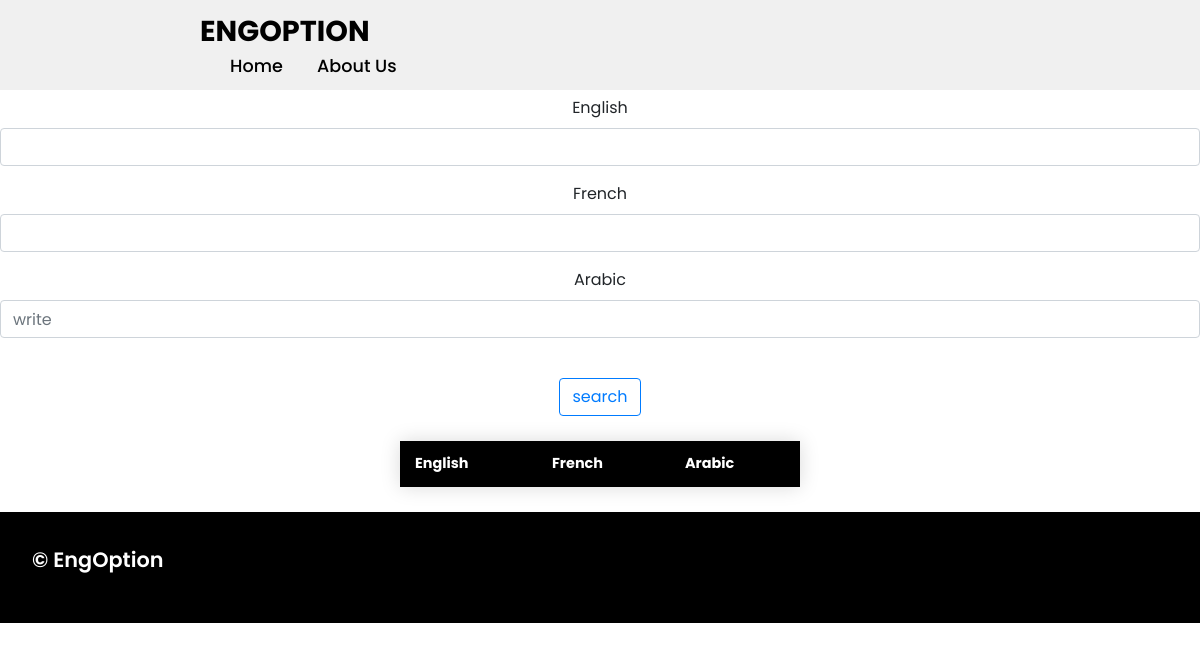
The app's page /svt/immunology/, older data.
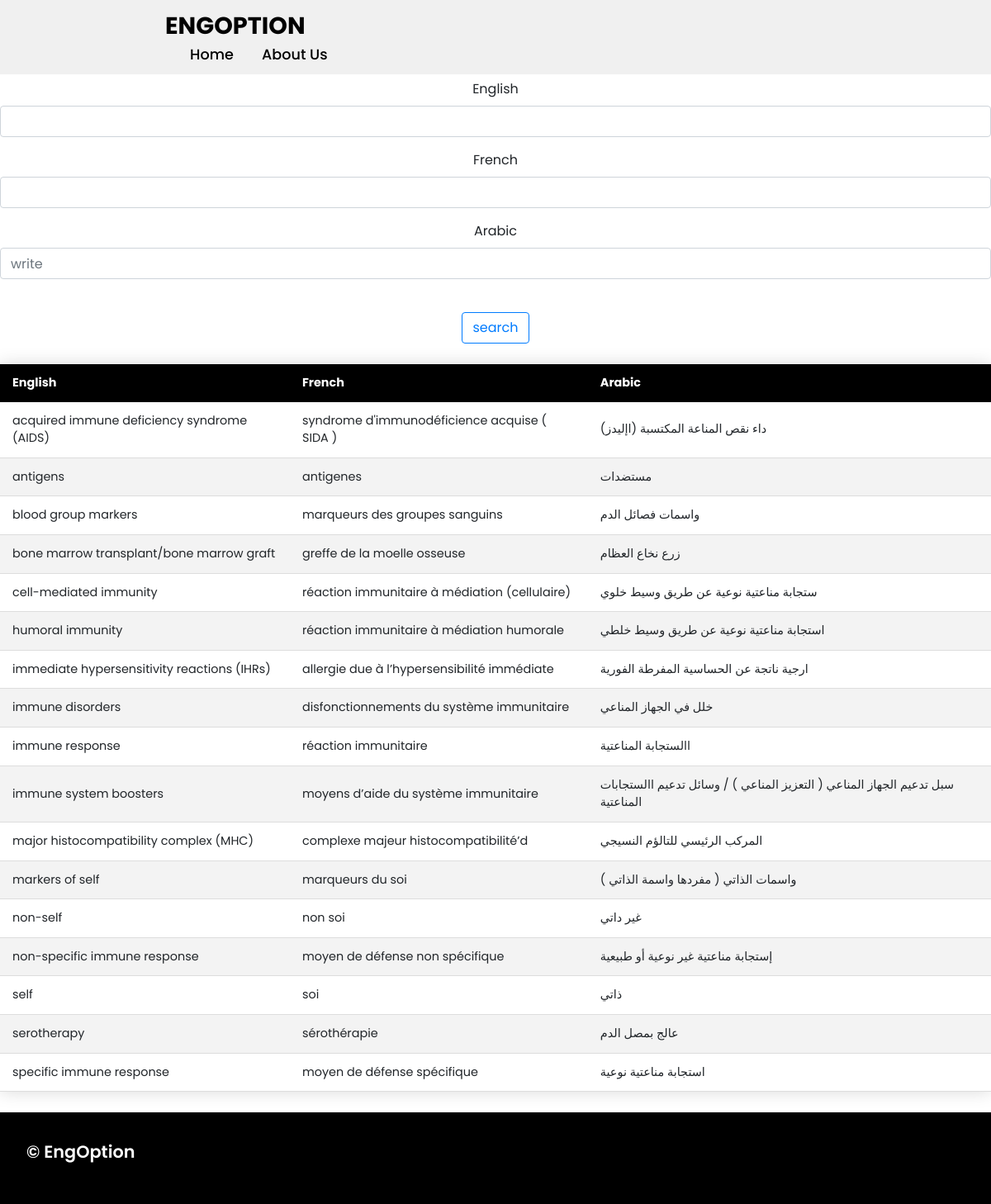
The same page, newer data.
### app/models.py (models this page shows, shortened)
class SVTWord(models.Model):
    fields = [
        ('General','General'),
        ('Ecology','Ecology'),
        ('Reproduction in plants','Reproduction in plants'),
        ('Geology','Geology'),
        ('Genetics','Genetics'),
        ('Organic matter','Organic matter'),
        ('Nerves: Neurons and hormones','Nerves: Neurons and hormones'),
        ('Reproduction in humans ','Reproduction in humans '),
        ('Immunology','Immunology'),
    ]
    english = models.CharField(max_length=100)
    french = models.CharField(max_length=100)
    arabic = models.CharField(max_length=100)
    field = models.CharField(max_length=100,null=True,blank=True,choices=fields)

### app/views.py (the view)
# urls.py: path('svt/immunology/',svt_immunity,name="immunity"),
def svt_immunity(request):
    immunity_words = SVTWord.objects.all().filter(field='Immunology')
    filter = OrderFilter(request.GET,queryset=immunity_words)
    immunity_words = filter.qs
    context = {
        'svt_immunity_words':immunity_words,
        'filter':filter,
    }
    return render(request,'svt/svt_immunity.html',context)

### app/templates/svt/svt_immunity.html (shortened to what this page needs)
{% extends 'base.html' %}
{% load static %}
{% block body %}
<br>
<br>
<br>
<br>
<center>
    {% include 'search.html' %}
<table style="overflow-x:auto;" class="styled-table">
    <thead>
        <tr>
            <th>English</th>
            <th>French</th>
            <th>Arabic</th>
        </tr>
    </thead>
    <tbody>
        {% for word in svt_immunity_words %}
        <tr>
            <td>{{word.english}}</td>
            <td>{{word.french}}</td>
            <td>{{word.arabic}}</td>
        </tr>
        {% endfor %}
    </tbody>
</table>
</center>
{% endblock %}

### app/templates/base.html (shortened to what this page needs)
{% load static %}
<!DOCTYPE html>
<html lang="en">
<head>
    <link rel="stylesheet" href="{% static 'css/style.css' %}">
</head>
<body>
    <header>
        <a href="{% url 'home' %}" class="logo">EngOption</a>
        <nav class="navigation">
            <a href="{% url 'home' %}">Home</a>
            <a href="#projects">About Us</a>
        </nav>
    </header>
{% block body %}
{% endblock %}
    <footer class="footer">
        <p style="color: white ;" class="footer-title">© EngOption</p>
    </footer>
</body>
</html>

### app/templates/search.html (shortened to what this page needs)
{% load crispy_forms_tags %}
<link rel="stylesheet" href="https://cdn.jsdelivr.net/npm/bootstrap@4.3.1/dist/css/bootstrap.min.css">
<link rel="stylesheet" href="https://maxcdn.bootstrapcdn.com/bootstrap/4.0.0/css/bootstrap.min.css">
<form method="get">
        {{filter.form|crispy}}
        <br>
        <button type="submit" class="btn btn-outline-primary">search</button>
</form>

### static/css/style.css (style rules this page uses)
* { font-family: 'Poppins', sans-serif; margin: 0; padding: 0; box-sizing: border-box; scroll-behavior: smooth; }
header { background-color: #f0f0f0; width: 100%; position: fixed; z-index: 999; display: flex; justify-content: space-between; align-items: center; padding: 10px 200px ; }
.logo { text-decoration: none; color: black; text-transform: uppercase; font-weight: 700; font-size: 1.8em; }
.navigation a { color: black; text-decoration: none; font-size: 1.1em; font-weight: 500; padding-left: 30px; }
.footer { background-color: black; padding: 2em; display: flex; justify-content: space-between; }
.footer-title { font-size: 1.3em; font-weight: 600; }

### app/templates/svt/svt_immunity.html (style rules this page uses)
.styled-table { border-collapse: collapse; margin: 25px 0; font-size: 0.9em; font-family: sans-serif; min-width: 400px; box-shadow: 0 0 20px rgba(0, 0, 0, 0.15); }
.styled-table thead tr { background-color: black; color: #ffffff; text-align: left; }
.styled-table th, .styled-table td { padding: 12px 15px; }
.styled-table tbody tr { border-bottom: 1px solid #dddddd; }
.styled-table tbody tr:nth-of-type(even) { background-color: #f3f3f3; }

Row changes from the older to the newer data that the page shows:
added SVTWord: english "acquired immune deficiency syndrome (AIDS)", french "syndrome d'immunodéficience acquise ( SIDA )", arabic "(داء نقص المناعة المكتسبة (اإليدز"
added SVTWord: english "antigens", french "antigenes", arabic "مستضدات"
added SVTWord: english "blood group markers", french "marqueurs des groupes sanguins", arabic "واسمات فصائل الدم"
added SVTWord: english "bone marrow transplant/bone marrow graft", french "greffe de la moelle osseuse", arabic "زرع نخاع العظام"
added SVTWord: english "cell-mediated immunity", french "réaction immunitaire à médiation (cellulaire)", arabic "ستجابة مناعتية نوعية عن طريق وسيط خلوي"
added SVTWord: english "humoral immunity", french "réaction immunitaire à médiation humorale", arabic "استجابة مناعتية نوعية عن طريق وسيط خلطي"
added SVTWord: english "immediate hypersensitivity reactions (IHRs)", french "allergie due à l’hypersensibilité immédiate", arabic "ارجية ناتجة عن الحساسية المفرطة الفورية"
added SVTWord: english "immune disorders", french "disfonctionnements du système immunitaire", arabic "خلل في الجهاز المناعي"
added SVTWord: english "immune response", french "réaction immunitaire", arabic "االستجابة المناعتية"
added SVTWord: english "immune system boosters", french "moyens d’aide du système immunitaire", arabic "سبل تدعيم الجهاز المناعي ( التعزيز المناعي ) / وسائل تدعيم االستجابات المناعتية"
added SVTWord: english "major histocompatibility complex (MHC)", french "complexe majeur histocompatibilité’d", arabic "المركب الرئيسي للتالؤم النسيجي"
added SVTWord: english "markers of self", french "marqueurs du soi", arabic "واسمات الذاتي ( مفردها واسمة الذاتي )"
added SVTWord: english "non-self", french "non soi", arabic "غير داتي"
added SVTWord: english "non-specific immune response", french "moyen de défense non spécifique", arabic "إستجابة مناعتية غير نوعية أو طبيعية"
added SVTWord: english "self", french "soi", arabic "ذاتي"
added SVTWord: english "serotherapy", french "sérothérapie", arabic "عالج بمصل الدم"
added SVTWord: english "specific immune response", french "moyen de défense spécifique", arabic "استجابة مناعتية نوعية"
